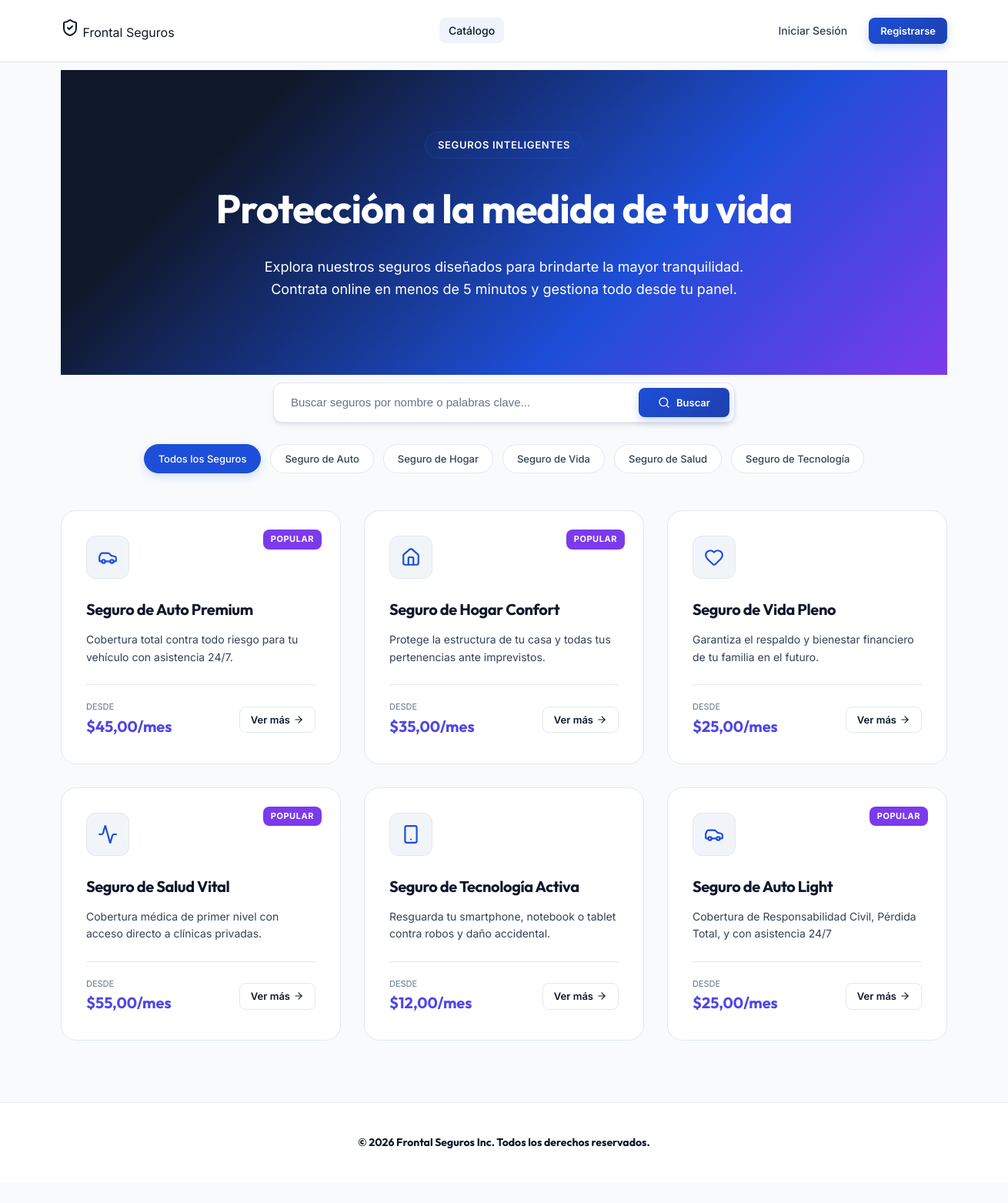
The page / on the database its author committed.
### seguros/models.py (models this page shows, shortened)
class Seguro(models.Model):
    CATEGORIAS = [
        ('AUTO', 'Seguro de Auto'),
        ('HOGAR', 'Seguro de Hogar'),
        ('VIDA', 'Seguro de Vida'),
        ('SALUD', 'Seguro de Salud'),
        ('TECNOLOGIA', 'Seguro de Tecnología'),
    ]
    titulo = models.CharField(max_length=100, verbose_name="Título")
    descripcion_corta = models.CharField(max_length=255, verbose_name="Descripción Corta")
    descripcion_detallada = models.TextField(verbose_name="Descripción Detallada")
    precio_mensual = models.DecimalField(max_digits=10, decimal_places=2, verbose_name="Precio Mensual")
    cobertura_maxima = models.DecimalField(max_digits=12, decimal_places=2, verbose_name="Cobertura Máxima")
    categoria = models.CharField(max_length=20, choices=CATEGORIAS, default='AUTO', verbose_name="Categoría")
    imagen_url = models.URLField(max_length=500, blank=True, null=True, verbose_name="URL de Imagen")
    icon_class = models.CharField(max_length=50, default='shield', verbose_name="Icono (Lucide/FontAwesome)")
    destacado = models.BooleanField(default=False, verbose_name="Destacado")
    class Meta:
        verbose_name = "Seguro"
        verbose_name_plural = "Seguros"

### seguros/views.py (the view)
# urls.py: path('', views.home, name='home'),
def home(request):
    query = request.GET.get('q', '')
    categoria_filter = request.GET.get('categoria', '')
    seguros = Seguro.objects.all()
    if query:
        seguros = seguros.filter(
            Q(titulo__icontains=query) |
            Q(descripcion_corta__icontains=query) |
            Q(descripcion_detallada__icontains=query)
        )
    if categoria_filter:
        seguros = seguros.filter(categoria=categoria_filter)
    categorias = Seguro.CATEGORIAS
    destacados = Seguro.objects.filter(destacado=True)[:3]
    if not destacados.exists():
        destacados = seguros[:3]
    context = {
        'seguros': seguros,
        'categorias': categorias,
        'destacados': destacados,
        'query': query,
        'categoria_seleccionada': categoria_filter,
    }
    return render(request, 'seguros/home.html', context)

### seguros/templates/seguros/home.html (shortened to what this page needs)
{% extends 'seguros/base.html' %}
{% block content %}
<div class="container">
    <section class="hero">
        <span class="hero-tag">Seguros Inteligentes</span>
        <h1 class="hero-title">Protección a la medida de tu vida</h1>
        <p class="hero-desc">Explora nuestros seguros diseñados para brindarte la mayor tranquilidad. Contrata online en menos de 5 minutos y gestiona todo desde tu panel.</p>
    </section>
    <section class="search-filter-section">
        <form method="GET" action="{% url 'home' %}" class="search-bar-wrapper">
            <input type="text" name="q" value="{{ query }}" placeholder="Buscar seguros por nombre o palabras clave..." class="search-input">
            <button type="submit" class="btn btn-primary btn-sm" style="padding: 10px 24px;">
                <i data-lucide="search" style="width: 16px; height: 16px;"></i>
                <span>Buscar</span>
            </button>
        </form>
        <div class="categories-pills">
            <a href="{% url 'home' %}{% if query %}?q={{ query }}{% endif %}" class="category-pill {% if not categoria_seleccionada %}active{% endif %}">
                Todos los Seguros
            </a>
            {% for cat_code, cat_name in categorias %}
                <a href="{% url 'home' %}?categoria={{ cat_code }}{% if query %}&q={{ query }}{% endif %}" class="category-pill {% if categoria_seleccionada == cat_code %}active{% endif %}">
                    {{ cat_name }}
                </a>
            {% endfor %}
        </div>
    </section>
    <section class="insurances-grid">
        {% for seguro in seguros %}
            <div class="insurance-card">
                {% if seguro.destacado %}
                    <span class="card-badge">Popular</span>
                {% endif %}
                <div class="card-icon">
                    <i data-lucide="{{ seguro.icon_class|default:'shield' }}"></i>
                </div>
                <h3 class="card-title">{{ seguro.titulo }}</h3>
                <p class="card-desc">{{ seguro.descripcion_corta }}</p>
                <div class="card-meta">
                    <div class="card-price">
                        <span class="price-label">Desde</span>
                        <span class="price-value">${{ seguro.precio_mensual }}/mes</span>
                    </div>
                    <a href="{% url 'detalle' seguro.id %}" class="btn btn-secondary btn-sm" style="gap: 4px;">
                        <span>Ver más</span>
                        <i data-lucide="arrow-right" style="width: 14px; height: 14px;"></i>
                    </a>
                </div>
            </div>
        {% endfor %}
    </section>
</div>
{% endblock %}

### seguros/templates/seguros/base.html (shortened to what this page needs)
{% load static %}
<!DOCTYPE html>
<html lang="es">
<head>
    <link rel="stylesheet" href="{% static 'seguros/css/style.css' %}">
</head>
<body>
    <div class="ambient-glow"></div>
    <div class="ambient-glow-2"></div>
    <div class="main-wrapper">
        <header>
            <div class="container navbar">
                <a href="{% url 'home' %}" >
                    <i data-lucide="shield-check"></i>
                    <span>Frontal Seguros</span>
                </a>
                <ul class="nav-links">
                    <li><a href="{% url 'home' %}" class="nav-link {% if request.resolver_match.url_name == 'home' %}active{% endif %}">Catálogo</a></li>
                </ul>
                <div class="nav-auth">
                    {% if user.is_authenticated %}
                        <span style="font-size: 14px; color: var(--text-secondary);">
                            Hola, <strong style="color: var(--text-primary);">{{ user.first_name|default:user.username }}</strong>
                        </span>
                        <a href="{% url 'logout' %}" class="btn btn-secondary btn-sm">Cerrar Sesión</a>
                    {% else %}
                        <a href="{% url 'login' %}" class="nav-link">Iniciar Sesión</a>
                        <a href="{% url 'registro' %}" class="btn btn-primary btn-sm">Registrarse</a>
                    {% endif %}
                </div>
            </div>
        </header>
        <main style="flex: 1;">
            {% block content %}{% endblock %}
        </main>
        <footer>
            <div class="container footer-content">
                <div class="footer-brand">
                    <span>&copy; 2026 Frontal Seguros Inc. Todos los derechos reservados.</span>
                </div>
            </div>
        </footer>
    </div>
</body>
</html>

### rows shown on the page
Seguro: destacado "POPULAR", titulo "Seguro de Auto Premium", descripcion_corta "Cobertura total contra todo riesgo para tu vehículo con asistencia 24/7.", precio_mensual "45,00"
Seguro: destacado "POPULAR", titulo "Seguro de Hogar Confort", descripcion_corta "Protege la estructura de tu casa y todas tus pertenencias ante imprevistos.", precio_mensual "35,00"
Seguro: titulo "Seguro de Vida Pleno", descripcion_corta "Garantiza el respaldo y bienestar financiero de tu familia en el futuro.", precio_mensual "25,00"
Seguro: destacado "POPULAR", titulo "Seguro de Salud Vital", descripcion_corta "Cobertura médica de primer nivel con acceso directo a clínicas privadas.", precio_mensual "55,00"
Seguro: titulo "Seguro de Tecnología Activa", descripcion_corta "Resguarda tu smartphone, notebook o tablet contra robos y daño accidental.", precio_mensual "12,00"
Seguro: destacado "POPULAR", titulo "Seguro de Auto Light", descripcion_corta "Cobertura de Responsabilidad Civil, Pérdida Total, y con asistencia 24/7", precio_mensual "25,00"

### other values the page prints
{{ cat_name }} "Seguro de Auto" "Seguro de Hogar" "Seguro de Vida" "Seguro de Salud" "Seguro de Tecnología"
